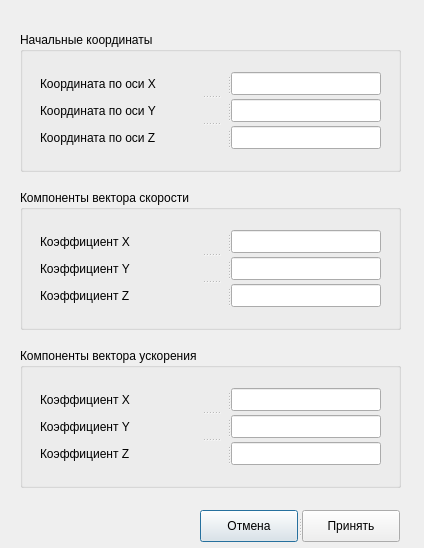
<?xml version="1.0" encoding="UTF-8"?>
<ui version="4.0">
 <class>object_parameters</class>
 <widget class="QDialog" name="object_parameters">
  <property name="geometry">
   <rect>
    <x>0</x>
    <y>0</y>
    <width>424</width>
    <height>548</height>
   </rect>
  </property>
  <property name="windowTitle">
   <string>Dialog</string>
  </property>
  <widget class="QWidget" name="layoutWidget">
   <property name="geometry">
    <rect>
     <x>20</x>
     <y>20</y>
     <width>381</width>
     <height>481</height>
    </rect>
   </property>
   <layout class="QVBoxLayout" name="verticalLayout">
    <item>
     <widget class="QGroupBox" name="groupBox">
      <property name="maximumSize">
       <size>
        <width>16777215</width>
        <height>140</height>
       </size>
      </property>
      <property name="title">
       <string>Начальные координаты</string>
      </property>
      <property name="flat">
       <bool>false</bool>
      </property>
      <widget class="QSplitter" name="splitter_4">
       <property name="geometry">
        <rect>
         <x>20</x>
         <y>40</y>
         <width>341</width>
         <height>77</height>
        </rect>
       </property>
       <property name="orientation">
        <enum>Qt::Vertical</enum>
       </property>
       <widget class="QSplitter" name="splitter">
        <property name="orientation">
         <enum>Qt::Horizontal</enum>
        </property>
        <widget class="QLabel" name="label">
         <property name="text">
          <string>Координата по оси X</string>
         </property>
        </widget>
        <widget class="QLineEdit" name="obj_coord_x">
         <property name="sizePolicy">
          <sizepolicy hsizetype="Maximum" vsizetype="Fixed">
           <horstretch>0</horstretch>
           <verstretch>0</verstretch>
          </sizepolicy>
         </property>
         <property name="maximumSize">
          <size>
           <width>150</width>
           <height>16777215</height>
          </size>
         </property>
        </widget>
       </widget>
       <widget class="QSplitter" name="splitter_2">
        <property name="orientation">
         <enum>Qt::Horizontal</enum>
        </property>
        <widget class="QLabel" name="label_2">
         <property name="text">
          <string>Координата по оси Y</string>
         </property>
        </widget>
        <widget class="QLineEdit" name="obj_coord_y">
         <property name="sizePolicy">
          <sizepolicy hsizetype="Maximum" vsizetype="Fixed">
           <horstretch>0</horstretch>
           <verstretch>0</verstretch>
          </sizepolicy>
         </property>
         <property name="maximumSize">
          <size>
           <width>150</width>
           <height>16777215</height>
          </size>
         </property>
        </widget>
       </widget>
       <widget class="QSplitter" name="splitter_3">
        <property name="orientation">
         <enum>Qt::Horizontal</enum>
        </property>
        <widget class="QLabel" name="label_3">
         <property name="text">
          <string>Координата по оси Z</string>
         </property>
        </widget>
        <widget class="QLineEdit" name="obj_coord_z">
         <property name="sizePolicy">
          <sizepolicy hsizetype="Maximum" vsizetype="Fixed">
           <horstretch>0</horstretch>
           <verstretch>0</verstretch>
          </sizepolicy>
         </property>
         <property name="maximumSize">
          <size>
           <width>150</width>
           <height>16777215</height>
          </size>
         </property>
        </widget>
       </widget>
      </widget>
     </widget>
    </item>
    <item>
     <widget class="QGroupBox" name="groupBox_2">
      <property name="maximumSize">
       <size>
        <width>16777215</width>
        <height>140</height>
       </size>
      </property>
      <property name="title">
       <string>Компоненты вектора скорости</string>
      </property>
      <property name="flat">
       <bool>false</bool>
      </property>
      <widget class="QSplitter" name="splitter_5">
       <property name="geometry">
        <rect>
         <x>20</x>
         <y>40</y>
         <width>341</width>
         <height>77</height>
        </rect>
       </property>
       <property name="orientation">
        <enum>Qt::Vertical</enum>
       </property>
       <widget class="QSplitter" name="splitter_6">
        <property name="orientation">
         <enum>Qt::Horizontal</enum>
        </property>
        <widget class="QLabel" name="label_7">
         <property name="text">
          <string>Коэффициент X</string>
         </property>
        </widget>
        <widget class="QLineEdit" name="obj_speed_x">
         <property name="sizePolicy">
          <sizepolicy hsizetype="Maximum" vsizetype="Fixed">
           <horstretch>0</horstretch>
           <verstretch>0</verstretch>
          </sizepolicy>
         </property>
         <property name="maximumSize">
          <size>
           <width>150</width>
           <height>16777215</height>
          </size>
         </property>
        </widget>
       </widget>
       <widget class="QSplitter" name="splitter_7">
        <property name="orientation">
         <enum>Qt::Horizontal</enum>
        </property>
        <widget class="QLabel" name="label_8">
         <property name="text">
          <string>Коэффициент Y</string>
         </property>
        </widget>
        <widget class="QLineEdit" name="obj_speed_y">
         <property name="sizePolicy">
          <sizepolicy hsizetype="Maximum" vsizetype="Fixed">
           <horstretch>0</horstretch>
           <verstretch>0</verstretch>
          </sizepolicy>
         </property>
         <property name="maximumSize">
          <size>
           <width>150</width>
           <height>16777215</height>
          </size>
         </property>
        </widget>
       </widget>
       <widget class="QSplitter" name="splitter_8">
        <property name="orientation">
         <enum>Qt::Horizontal</enum>
        </property>
        <widget class="QLabel" name="label_9">
         <property name="text">
          <string>Коэффициент Z</string>
         </property>
        </widget>
        <widget class="QLineEdit" name="obj_speed_z">
         <property name="sizePolicy">
          <sizepolicy hsizetype="Maximum" vsizetype="Fixed">
           <horstretch>0</horstretch>
           <verstretch>0</verstretch>
          </sizepolicy>
         </property>
         <property name="maximumSize">
          <size>
           <width>150</width>
           <height>16777215</height>
          </size>
         </property>
        </widget>
       </widget>
      </widget>
     </widget>
    </item>
    <item>
     <widget class="QGroupBox" name="groupBox_3">
      <property name="maximumSize">
       <size>
        <width>16777215</width>
        <height>140</height>
       </size>
      </property>
      <property name="title">
       <string>Компоненты вектора ускорения</string>
      </property>
      <property name="flat">
       <bool>false</bool>
      </property>
      <widget class="QSplitter" name="splitter_10">
       <property name="geometry">
        <rect>
         <x>20</x>
         <y>40</y>
         <width>341</width>
         <height>77</height>
        </rect>
       </property>
       <property name="orientation">
        <enum>Qt::Vertical</enum>
       </property>
       <widget class="QSplitter" name="splitter_11">
        <property name="orientation">
         <enum>Qt::Horizontal</enum>
        </property>
        <widget class="QLabel" name="label_10">
         <property name="text">
          <string>Коэффициент X</string>
         </property>
        </widget>
        <widget class="QLineEdit" name="obj_accel_x">
         <property name="sizePolicy">
          <sizepolicy hsizetype="Maximum" vsizetype="Fixed">
           <horstretch>0</horstretch>
           <verstretch>0</verstretch>
          </sizepolicy>
         </property>
         <property name="maximumSize">
          <size>
           <width>150</width>
           <height>16777215</height>
          </size>
         </property>
        </widget>
       </widget>
       <widget class="QSplitter" name="splitter_12">
        <property name="orientation">
         <enum>Qt::Horizontal</enum>
        </property>
        <widget class="QLabel" name="label_11">
         <property name="text">
          <string>Коэффициент Y</string>
         </property>
        </widget>
        <widget class="QLineEdit" name="obj_accel_y">
         <property name="sizePolicy">
          <sizepolicy hsizetype="Maximum" vsizetype="Fixed">
           <horstretch>0</horstretch>
           <verstretch>0</verstretch>
          </sizepolicy>
         </property>
         <property name="maximumSize">
          <size>
           <width>150</width>
           <height>16777215</height>
          </size>
         </property>
        </widget>
       </widget>
       <widget class="QSplitter" name="splitter_13">
        <property name="orientation">
         <enum>Qt::Horizontal</enum>
        </property>
        <widget class="QLabel" name="label_12">
         <property name="text">
          <string>Коэффициент Z</string>
         </property>
        </widget>
        <widget class="QLineEdit" name="obj_accel_z">
         <property name="sizePolicy">
          <sizepolicy hsizetype="Maximum" vsizetype="Fixed">
           <horstretch>0</horstretch>
           <verstretch>0</verstretch>
          </sizepolicy>
         </property>
         <property name="maximumSize">
          <size>
           <width>150</width>
           <height>16777215</height>
          </size>
         </property>
        </widget>
       </widget>
      </widget>
     </widget>
    </item>
   </layout>
  </widget>
  <widget class="QSplitter" name="splitter_9">
   <property name="geometry">
    <rect>
     <x>200</x>
     <y>510</y>
     <width>200</width>
     <height>32</height>
    </rect>
   </property>
   <property name="orientation">
    <enum>Qt::Horizontal</enum>
   </property>
   <widget class="QPushButton" name="pushButton">
    <property name="text">
     <string>Отмена</string>
    </property>
   </widget>
   <widget class="QPushButton" name="create_new_obj">
    <property name="text">
     <string>Принять</string>
    </property>
   </widget>
  </widget>
 </widget>
 <resources/>
 <connections>
  <connection>
   <sender>pushButton</sender>
   <signal>clicked()</signal>
   <receiver>object_parameters</receiver>
   <slot>close()</slot>
   <hints>
    <hint type="sourcelabel">
     <x>255</x>
     <y>379</y>
    </hint>
    <hint type="destinationlabel">
     <x>139</x>
     <y>378</y>
    </hint>
   </hints>
  </connection>
 </connections>
</ui>
